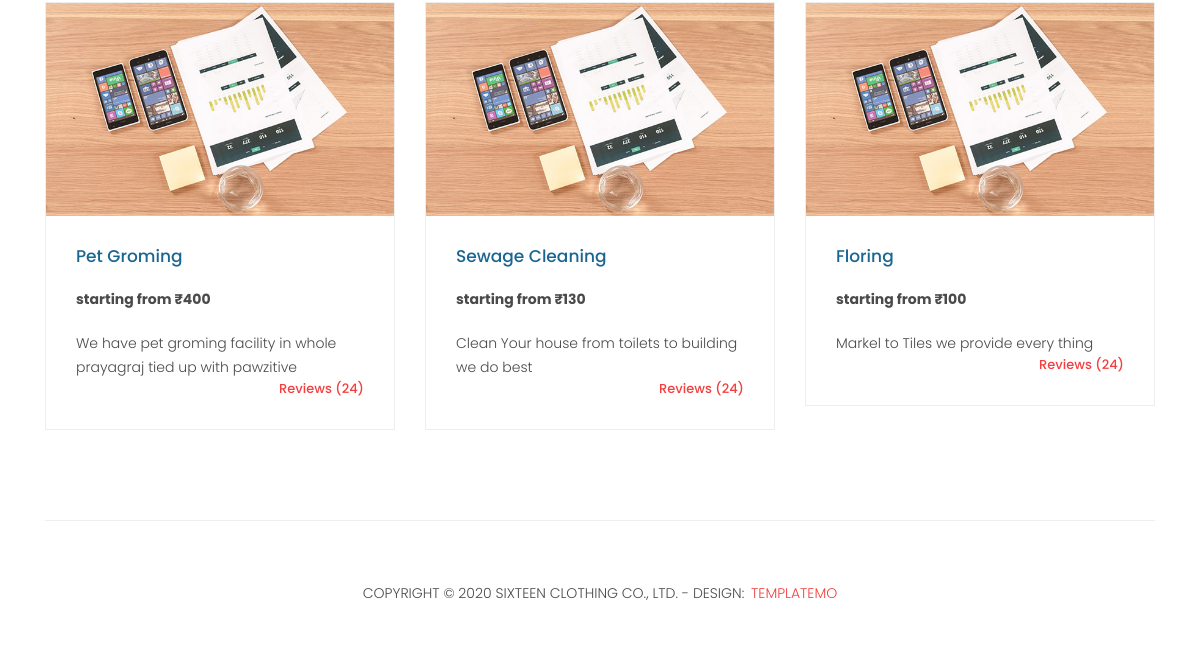
Before: / (lower part) with the older database file.
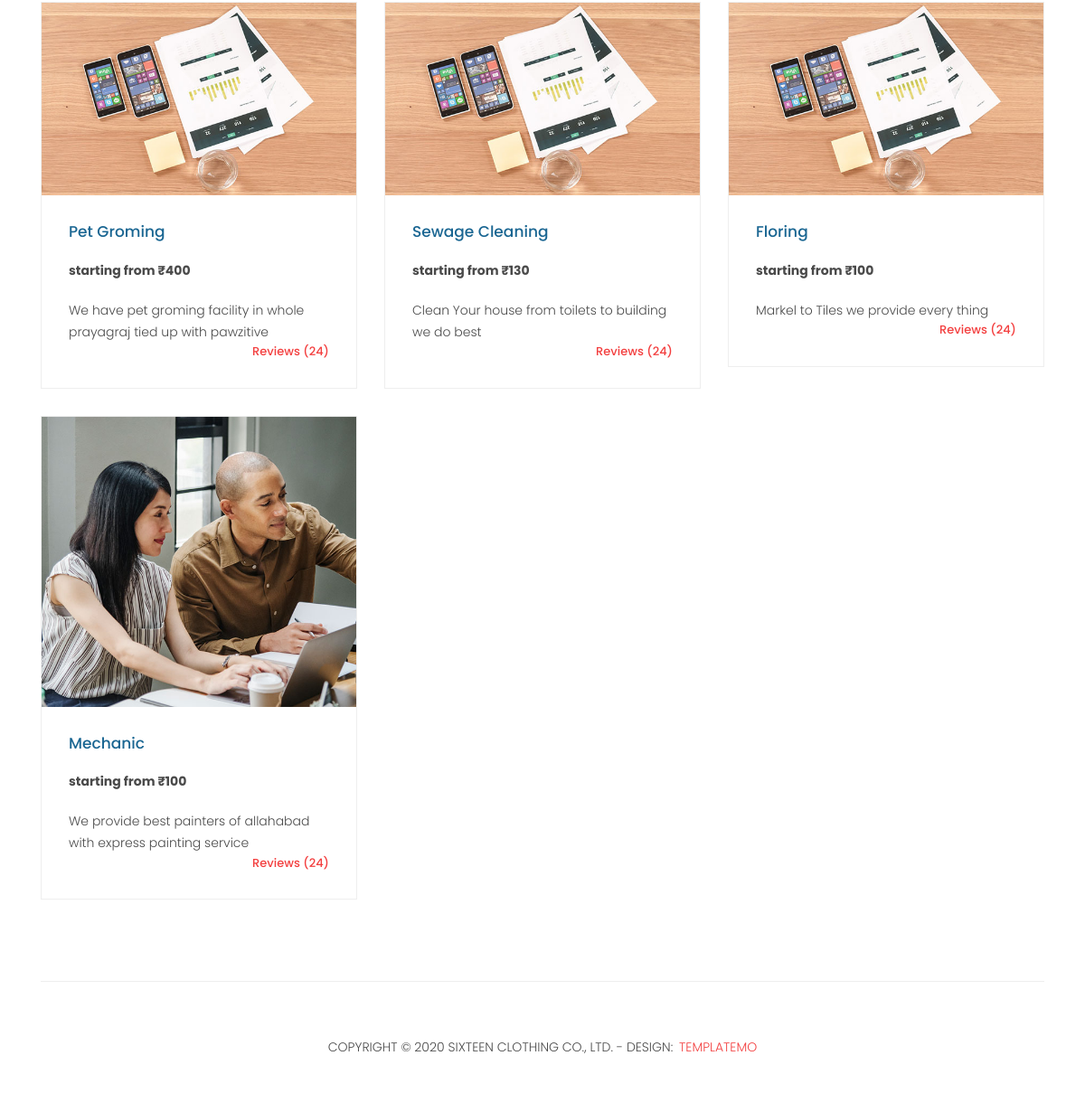
After: the same page with the newer database file.
### service/models.py (models this page shows, shortened)
class Service(models.Model):
    service_id= models.AutoField(primary_key=True)
    service_name = models.CharField(max_length=100)
    price = models.IntegerField(default=0)
    desc = models.CharField(max_length=1000)
    image = models.ImageField(upload_to='shop/images', default="")

### service/views.py (the view)
# urls.py: path("", views.index, name="Home"),
def index(request):
    data=Service.objects.all()
    service={
        "service":data
    }
    return render(request,'index.html',service)

### templates/index.html (shortened to what this page needs)
<!DOCTYPE html>
<html lang="en">
  <head>
    {% load static %}
    <link href="{% static 'vendor/bootstrap/css/bootstrap.min.css' %}" rel="stylesheet">
    <link rel="stylesheet" href="{% static 'css/fontawesome.css' %}">
    <link rel="stylesheet" href="{% static 'css/templatemo-sixteen.css' %}">
    <link rel="stylesheet" href="{% static 'css/owl.css' %}">
  </head>
  <body >
    <div class="latest-products">
      <div class="container">
        <div class="row">
          {% for serve in service %}
          <div class="col-md-4">
            <div class="product-item">
                <img src="media/{{serve.image}}" alt="">
              <div class="down-content">
                <a href="booking/{{serve.service_id}}"><h4>{{serve.service_name}}</h4></a>
                <p><strong style="font-weight: bold"; >starting from ₹{{serve.price}}</strong></p>
                <p>{{serve.desc}}</p>
                <span>Reviews (24)</span>
              </div>
            </div>
          </div>
          {% endfor %}
      </div>
    </div>
 <footer>
      <div class="container">
        <div class="row">
          <div class="col-md-12">
            <div class="inner-content">
              <p>Copyright &copy; 2020 Sixteen Clothing Co., Ltd.
            - Design: <a rel="nofollow noopener" href="https://templatemo.com" target="_blank">TemplateMo</a></p>
            </div>
          </div>
        </div>
      </div>
    </footer>
  </body>
</html>

### static/css/templatemo-sixteen.css (style rules this page uses)
body { font-family: 'Poppins', sans-serif; overflow-x: hidden; text-rendering: optimizeLegibility; -webkit-font-smoothing: antialiased; -moz-osx-font-smoothing: grayscale; }
p { margin-bottom: 0px; font-size: 14px; font-weight: 300; color: #4a4a4a; line-height: 24px; }
a { text-decoration: none!important; }
h1,h2,h3,h4,h5,h6 { margin: 0px; }
.latest-products { margin-top: 100px; }
.product-item { border: 1px solid #eee; margin-bottom: 30px; }
.product-item .down-content { padding: 30px; position: relative; }
.product-item img { width: 100%; overflow: hidden; }
.product-item .down-content h4 { font-size: 17px; color: #1a6692; margin-bottom: 20px; }
.product-item .down-content p { margin-bottom: 20px; }
.product-item .down-content span { position: absolute; right: 30px; bottom: 30px; font-size: 13px; color: #f33f3f; font-weight: 500; }
footer { text-align: center; }
footer .inner-content { border-top: 1px solid #eee; margin-top: 60px; padding: 60px 0px; }
footer .inner-content p { text-transform: uppercase; }
footer .inner-content p a { color: #f33f3f; margin-left: 3px; }

Changed rows visible on the page:
added Service: image (picture), service_name "Mechanic", price "100", desc "We provide best painters of allahabad with express painting service"
